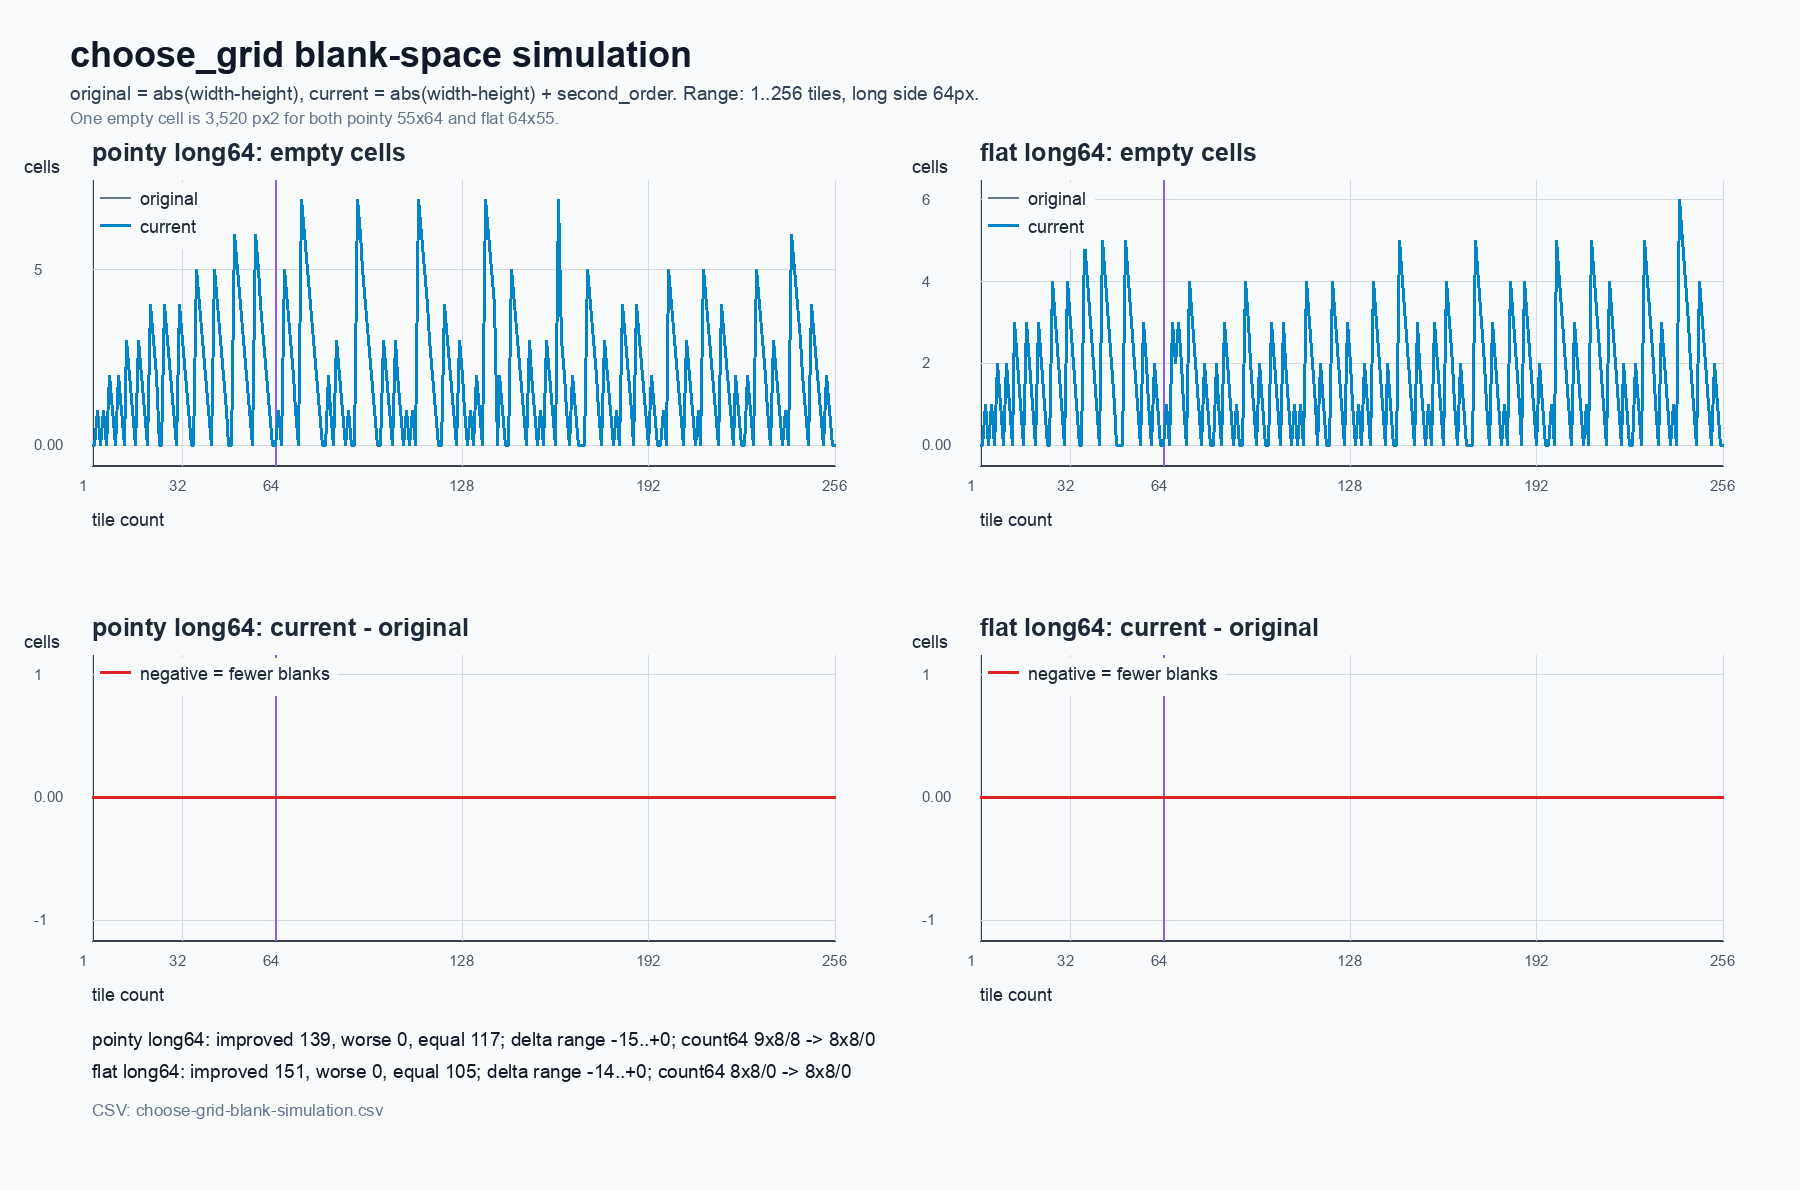

This chart was generated by the following Python code:
#!/usr/bin/env python3
from __future__ import annotations

import csv
import math
from dataclasses import dataclass
from pathlib import Path

from PIL import Image, ImageDraw, ImageFont


OUT_DIR = Path(__file__).resolve().parent
OUT_PNG = OUT_DIR / "choose-grid-blank-simulation.png"
OUT_CSV = OUT_DIR / "choose-grid-blank-simulation.csv"
MAX_COUNT = 256
TILE_SIZES = {
    "pointy long64": (55, 64),
    "flat long64": (64, 55),
}


@dataclass(frozen=True)
class GridMetrics:
    count: int
    cols: int
    rows: int
    tile_w: int
    tile_h: int

    @property
    def atlas_w(self) -> int:
        return self.cols * self.tile_w

    @property
    def atlas_h(self) -> int:
        return self.rows * self.tile_h

    @property
    def empty_cells(self) -> int:
        return self.cols * self.rows - self.count

    @property
    def empty_ratio(self) -> float:
        return self.empty_cells / (self.cols * self.rows)

    @property
    def blank_area_px(self) -> int:
        return self.empty_cells * self.tile_w * self.tile_h

    @property
    def aspect_delta_px(self) -> int:
        return abs(self.atlas_w - self.atlas_h)


def choose_original(count: int, tile_w: int, tile_h: int) -> tuple[int, int]:
    best: tuple[int, int, int, int, int] | None = None
    for cols in range(1, count + 1):
        rows = math.ceil(count / cols)
        atlas_w = cols * tile_w
        atlas_h = rows * tile_h
        empty = rows * cols - count
        score = (abs(atlas_w - atlas_h), empty, atlas_w * atlas_h, cols, rows)
        if best is None or score < best:
            best = score
    assert best is not None
    return best[3], best[4]


def choose_current(count: int, tile_w: int, tile_h: int) -> tuple[int, int]:
    best: tuple[float, int, int, int, int] | None = None
    sqrt = math.floor(math.sqrt(count))
    find_range = math.ceil((2 - math.sqrt(3)) * count)
    start = max(1, sqrt - find_range)
    stop = min(sqrt + 1 + find_range + 1, count + 1)
    for cols in range(start, stop):
        rows = math.ceil(count / cols)
        atlas_w = cols * tile_w
        atlas_h = rows * tile_h
        empty = rows * cols - count
        last_row_count = count % cols
        if last_row_count == 0:
            last_row_count = cols
        remain_rate = (cols - last_row_count) / cols
        second_order = remain_rate * (cols - math.sqrt(cols)) * tile_w
        score = (abs(atlas_w - atlas_h) + second_order, empty, atlas_w * atlas_h, cols, rows)
        if best is None or score < best:
            best = score
    assert best is not None
    return best[3], best[4]

def choose_board(count: int, tile_w: int, tile_h: int) -> tuple[int, int]:
    best: tuple[float, int, int, int, int] | None = None
    for cols in range(1, count + 1):
        rows = math.ceil(count / cols)
        atlas_w = cols * tile_w
        atlas_h = rows * tile_h
        empty = rows * cols - count
        last_row_count = count % cols
        if last_row_count == 0:
            last_row_count = cols
        remain_rate = (cols - last_row_count) / cols
        second_order = remain_rate * (cols - math.sqrt(cols)) * tile_w
        score = (abs(atlas_w - atlas_h) + second_order, empty, atlas_w * atlas_h, cols, rows)
        if best is None or score < best:
            best = score
    assert best is not None
    return best[3], best[4]


def metrics_for(count: int, tile_w: int, tile_h: int, chooser) -> GridMetrics:
    cols, rows = chooser(count, tile_w, tile_h)
    return GridMetrics(count=count, cols=cols, rows=rows, tile_w=tile_w, tile_h=tile_h)


def build_data() -> dict[str, dict[str, list[GridMetrics]]]:
    data: dict[str, dict[str, list[GridMetrics]]] = {}
    for label, (tile_w, tile_h) in TILE_SIZES.items():
        data[label] = {"original": [], "board": [], "current": []}
        for count in range(1, MAX_COUNT + 1):
            data[label]["original"].append(metrics_for(count, tile_w, tile_h, choose_original))
            data[label]["board"].append(metrics_for(count, tile_w, tile_h, choose_board))
            data[label]["current"].append(metrics_for(count, tile_w, tile_h, choose_current))
    return data


def write_csv(data: dict[str, dict[str, list[GridMetrics]]]) -> None:
    with OUT_CSV.open("w", encoding="utf-8", newline="") as handle:
        writer = csv.DictWriter(
            handle,
            fieldnames=[
                "orientation",
                "algorithm",
                "count",
                "cols",
                "rows",
                "atlas_width",
                "atlas_height",
                "aspect_delta_px",
                "empty_cells",
                "empty_ratio",
                "blank_area_px",
            ],
        )
        writer.writeheader()
        for orientation, algorithms in data.items():
            for algorithm, rows in algorithms.items():
                for row in rows:
                    writer.writerow(
                        {
                            "orientation": orientation,
                            "algorithm": algorithm,
                            "count": row.count,
                            "cols": row.cols,
                            "rows": row.rows,
                            "atlas_width": row.atlas_w,
                            "atlas_height": row.atlas_h,
                            "aspect_delta_px": row.aspect_delta_px,
                            "empty_cells": row.empty_cells,
                            "empty_ratio": f"{row.empty_ratio:.6f}",
                            "blank_area_px": row.blank_area_px,
                        }
                    )


def load_font(size: int, bold: bool = False) -> ImageFont.FreeTypeFont | ImageFont.ImageFont:
    names = [
        "/System/Library/Fonts/Supplemental/Arial Bold.ttf" if bold else "/System/Library/Fonts/Supplemental/Arial.ttf",
        "/Library/Fonts/Arial Bold.ttf" if bold else "/Library/Fonts/Arial.ttf",
        "/usr/share/fonts/truetype/dejavu/DejaVuSans-Bold.ttf" if bold else "/usr/share/fonts/truetype/dejavu/DejaVuSans.ttf",
    ]
    for name in names:
        try:
            return ImageFont.truetype(name, size)
        except OSError:
            continue
    return ImageFont.load_default()


def nice_ticks(low: float, high: float, count: int = 5) -> list[float]:
    if high == low:
        return [low]
    span = high - low
    raw_step = span / max(1, count - 1)
    magnitude = 10 ** math.floor(math.log10(raw_step))
    normalized = raw_step / magnitude
    if normalized <= 1:
        step = magnitude
    elif normalized <= 2:
        step = 2 * magnitude
    elif normalized <= 5:
        step = 5 * magnitude
    else:
        step = 10 * magnitude
    start = math.floor(low / step) * step
    stop = math.ceil(high / step) * step
    ticks = []
    value = start
    while value <= stop + step * 0.5:
        ticks.append(value)
        value += step
    return ticks


def draw_chart(
    draw: ImageDraw.ImageDraw,
    box: tuple[int, int, int, int],
    title: str,
    series: list[tuple[str, list[float], str, int]],
    y_label: str,
    y_min: float | None = None,
    y_max: float | None = None,
    zero_line: bool = False,
) -> None:
    x0, y0, x1, y1 = box
    title_font = load_font(25, bold=True)
    label_font = load_font(18)
    tick_font = load_font(15)
    grid_color = "#d5d8dc"
    axis_color = "#394150"
    text_color = "#1f2937"

    all_values = [value for _, values, _, _ in series for value in values]
    low = min(all_values) if y_min is None else y_min
    high = max(all_values) if y_max is None else y_max
    if zero_line:
        low = min(low, 0)
        high = max(high, 0)
    if low == high:
        low -= 1
        high += 1
    pad = (high - low) * 0.08
    low -= pad
    high += pad

    def map_x(count: int) -> float:
        return x0 + (count - 1) * (x1 - x0) / (MAX_COUNT - 1)

    def map_y(value: float) -> float:
        return y1 - (value - low) * (y1 - y0) / (high - low)

    draw.text((x0, y0 - 42), title, font=title_font, fill=text_color)
    draw.line((x0, y1, x1, y1), fill=axis_color, width=2)
    draw.line((x0, y0, x0, y1), fill=axis_color, width=2)

    for tick in nice_ticks(low, high):
        if tick < low or tick > high:
            continue
        y = map_y(tick)
        draw.line((x0, y, x1, y), fill=grid_color, width=1)
        label = f"{tick:.0f}" if abs(tick) >= 1 else f"{tick:.2f}"
        draw.text((x0 - 58, y - 9), label, font=tick_font, fill="#4b5563")

    for count in [1, 32, 64, 128, 192, 256]:
        x = map_x(count)
        color = "#8b5cf6" if count == 64 else grid_color
        width = 2 if count == 64 else 1
        draw.line((x, y0, x, y1), fill=color, width=width)
        draw.text((x - 13, y1 + 12), str(count), font=tick_font, fill="#4b5563")

    if zero_line and low < 0 < high:
        y = map_y(0)
        draw.line((x0, y, x1, y), fill="#111827", width=2)

    for _, values, color, width in series:
        points = [(map_x(index + 1), map_y(value)) for index, value in enumerate(values)]
        draw.line(points, fill=color, width=width, joint="curve")

    legend_x = x0 + 8
    legend_y = y0 + 8
    max_label_width = max((draw.textlength(label, font=label_font) for label, _, _, _ in series), default=0)
    draw.rectangle(
        (legend_x - 5, legend_y - 5, legend_x + 48 + max_label_width, legend_y + 28 * len(series) + 4),
        fill="#f8fafc",
    )
    for label, _, color, width in series:
        draw.line((legend_x, legend_y + 9, legend_x + 30, legend_y + 9), fill=color, width=width)
        draw.text((legend_x + 40, legend_y), label, font=label_font, fill=text_color)
        legend_y += 28

    draw.text((x0, y1 + 44), "tile count", font=label_font, fill=text_color)
    draw.text((x0 - 68, y0 - 24), y_label, font=label_font, fill=text_color)


def summary_lines(data: dict[str, dict[str, list[GridMetrics]]]) -> list[str]:
    lines = []
    for orientation, algorithms in data.items():
        original = algorithms["original"]
        current = algorithms["current"]
        deltas = [new.empty_cells - old.empty_cells for old, new in zip(original, current)]
        improved = sum(delta < 0 for delta in deltas)
        worse = sum(delta > 0 for delta in deltas)
        equal = MAX_COUNT - improved - worse
        best_improvement = min(deltas)
        worst_regression = max(deltas)
        old64 = original[63]
        new64 = current[63]
        lines.append(
            f"{orientation}: improved {improved}, worse {worse}, equal {equal}; "
            f"delta range {best_improvement:+d}..{worst_regression:+d}; "
            f"count64 {old64.cols}x{old64.rows}/{old64.empty_cells} -> {new64.cols}x{new64.rows}/{new64.empty_cells}"
        )
    return lines


def write_png(data: dict[str, dict[str, list[GridMetrics]]]) -> None:
    image = Image.new("RGB", (1800, 1190), "#f8fafc")
    draw = ImageDraw.Draw(image)
    title_font = load_font(36, bold=True)
    body_font = load_font(19)
    note_font = load_font(17)

    draw.text((70, 34), "choose_grid blank-space simulation", font=title_font, fill="#111827")
    draw.text(
        (70, 82),
        "original = abs(width-height), current = abs(width-height) + second_order. Range: 1..256 tiles, long side 64px.",
        font=body_font,
        fill="#334155",
    )
    draw.text((70, 108), "One empty cell is 3,520 px2 for both pointy 55x64 and flat 64x55.", font=note_font, fill="#64748b")

    boxes = {
        "pointy_empty": (92, 180, 835, 465),
        "flat_empty": (980, 180, 1723, 465),
        "pointy_delta": (92, 655, 835, 940),
        "flat_delta": (980, 655, 1723, 940),
    }
    colors = {"original": "#64748b", "current": "#0284c7", "delta": "#dc2626"}

    for orientation, empty_box, delta_box in [
        ("pointy long64", boxes["pointy_empty"], boxes["pointy_delta"]),
        ("flat long64", boxes["flat_empty"], boxes["flat_delta"]),
    ]:
        original = data[orientation]["board"]
        current = data[orientation]["current"]
        draw_chart(
            draw,
            empty_box,
            f"{orientation}: empty cells",
            [
                ("original", [row.empty_cells for row in original], colors["original"], 2),
                ("current", [row.empty_cells for row in current], colors["current"], 3),
            ],
            "cells",
            y_min=0,
        )
        delta_values = [new.empty_cells - old.empty_cells for old, new in zip(original, current)]
        draw_chart(
            draw,
            delta_box,
            f"{orientation}: current - original",
            [("negative = fewer blanks", delta_values, colors["delta"], 3)],
            "cells",
            zero_line=True,
        )

    y = 1028
    for line in summary_lines(data):
        draw.text((92, y), line, font=body_font, fill="#111827")
        y += 32
    draw.text((92, y + 8), f"CSV: {OUT_CSV.name}", font=note_font, fill="#64748b")

    image.save(OUT_PNG)


def main() -> int:
    data = build_data()
    write_csv(data)
    write_png(data)
    for line in summary_lines(data):
        print(line)
    print(f"wrote {OUT_PNG}")
    print(f"wrote {OUT_CSV}")
    return 0


if __name__ == "__main__":
    raise SystemExit(main())
